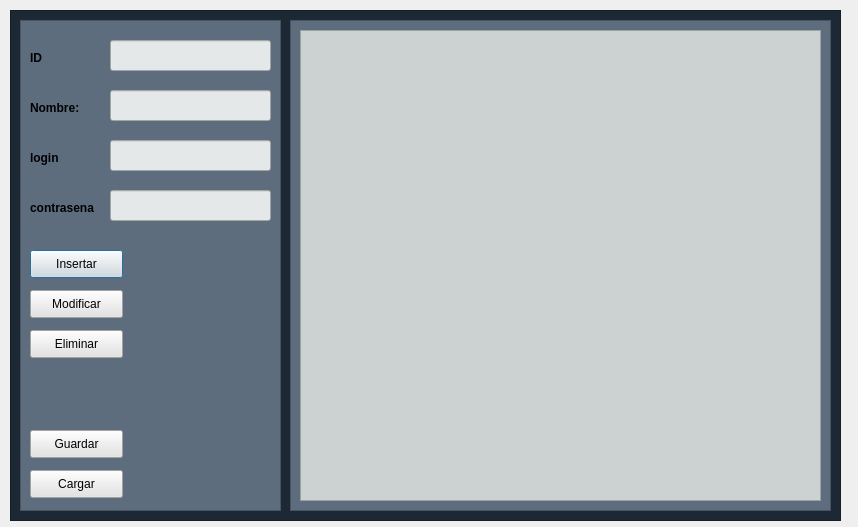
<?xml version="1.0" encoding="UTF-8"?>
<ui version="4.0">
 <class>Dialog</class>
 <widget class="QDialog" name="Dialog">
  <property name="geometry">
   <rect>
    <x>0</x>
    <y>0</y>
    <width>858</width>
    <height>527</height>
   </rect>
  </property>
  <property name="windowTitle">
   <string>Dialog</string>
  </property>
  <widget class="QFrame" name="frame">
   <property name="geometry">
    <rect>
     <x>10</x>
     <y>10</y>
     <width>831</width>
     <height>511</height>
    </rect>
   </property>
   <property name="styleSheet">
    <string notr="true">background-color: rgb(28, 40, 51);</string>
   </property>
   <property name="frameShape">
    <enum>QFrame::StyledPanel</enum>
   </property>
   <property name="frameShadow">
    <enum>QFrame::Raised</enum>
   </property>
   <widget class="QFrame" name="frame_2">
    <property name="geometry">
     <rect>
      <x>10</x>
      <y>10</y>
      <width>261</width>
      <height>491</height>
     </rect>
    </property>
    <property name="styleSheet">
     <string notr="true">QFrame{
	
	background-color: rgb(93, 109, 126 );
	
}

QLabel{
	background-color: rgb(93,109,126);
	
	border: 0px solid black;
	font-weight: bold;
}
QLineEdit{
	background-color: rgb(229, 232, 232);
}
QPushButton{
background-color:white;
border-top-left-radus: 20px;
border-bottom-left-radus: 20px;
color: black;
font: 77 10pt &quot;Arial Black&quot;;
}
QPushButton:hover{
	background-color: rgb(171, 178, 185);
font: 87 12pt &quot;Arial Black&quot;;

}
</string>
    </property>
    <property name="frameShape">
     <enum>QFrame::StyledPanel</enum>
    </property>
    <property name="frameShadow">
     <enum>QFrame::Raised</enum>
    </property>
    <widget class="QLabel" name="label">
     <property name="geometry">
      <rect>
       <x>10</x>
       <y>30</y>
       <width>55</width>
       <height>16</height>
      </rect>
     </property>
     <property name="text">
      <string>ID</string>
     </property>
    </widget>
    <widget class="QLabel" name="label_2">
     <property name="geometry">
      <rect>
       <x>10</x>
       <y>80</y>
       <width>55</width>
       <height>16</height>
      </rect>
     </property>
     <property name="text">
      <string>Nombre:</string>
     </property>
    </widget>
    <widget class="QLabel" name="label_3">
     <property name="geometry">
      <rect>
       <x>10</x>
       <y>130</y>
       <width>71</width>
       <height>16</height>
      </rect>
     </property>
     <property name="text">
      <string>login</string>
     </property>
    </widget>
    <widget class="QLabel" name="label_4">
     <property name="geometry">
      <rect>
       <x>10</x>
       <y>180</y>
       <width>71</width>
       <height>16</height>
      </rect>
     </property>
     <property name="text">
      <string>contrasena</string>
     </property>
    </widget>
    <widget class="QPushButton" name="pushButtonInsertaru">
     <property name="geometry">
      <rect>
       <x>10</x>
       <y>230</y>
       <width>93</width>
       <height>28</height>
      </rect>
     </property>
     <property name="styleSheet">
      <string notr="true">background-color: rgb(227, 227, 227);</string>
     </property>
     <property name="text">
      <string>Insertar</string>
     </property>
    </widget>
    <widget class="QPushButton" name="pushButtonEliminaru">
     <property name="geometry">
      <rect>
       <x>10</x>
       <y>310</y>
       <width>93</width>
       <height>28</height>
      </rect>
     </property>
     <property name="styleSheet">
      <string notr="true">background-color: rgb(227, 227, 227);</string>
     </property>
     <property name="text">
      <string>Eliminar</string>
     </property>
    </widget>
    <widget class="QPushButton" name="pushButtonActualizaru">
     <property name="geometry">
      <rect>
       <x>10</x>
       <y>270</y>
       <width>93</width>
       <height>28</height>
      </rect>
     </property>
     <property name="styleSheet">
      <string notr="true">background-color: rgb(227, 227, 227);</string>
     </property>
     <property name="text">
      <string>Modificar</string>
     </property>
    </widget>
    <widget class="QLineEdit" name="lineEditIdu">
     <property name="geometry">
      <rect>
       <x>90</x>
       <y>20</y>
       <width>161</width>
       <height>31</height>
      </rect>
     </property>
    </widget>
    <widget class="QLineEdit" name="lineEditNomu">
     <property name="geometry">
      <rect>
       <x>90</x>
       <y>70</y>
       <width>161</width>
       <height>31</height>
      </rect>
     </property>
    </widget>
    <widget class="QLineEdit" name="lineEditLogin">
     <property name="geometry">
      <rect>
       <x>90</x>
       <y>120</y>
       <width>161</width>
       <height>31</height>
      </rect>
     </property>
    </widget>
    <widget class="QLineEdit" name="lineEditContra">
     <property name="geometry">
      <rect>
       <x>90</x>
       <y>170</y>
       <width>161</width>
       <height>31</height>
      </rect>
     </property>
    </widget>
    <widget class="QPushButton" name="pushButtonGuardarU">
     <property name="geometry">
      <rect>
       <x>10</x>
       <y>410</y>
       <width>93</width>
       <height>28</height>
      </rect>
     </property>
     <property name="styleSheet">
      <string notr="true">background-color: rgb(227, 227, 227);</string>
     </property>
     <property name="text">
      <string>Guardar</string>
     </property>
    </widget>
    <widget class="QPushButton" name="pushButtonCargarU">
     <property name="geometry">
      <rect>
       <x>10</x>
       <y>450</y>
       <width>93</width>
       <height>28</height>
      </rect>
     </property>
     <property name="styleSheet">
      <string notr="true">background-color: rgb(227, 227, 227);</string>
     </property>
     <property name="text">
      <string>Cargar</string>
     </property>
    </widget>
   </widget>
   <widget class="QFrame" name="frame_3">
    <property name="geometry">
     <rect>
      <x>280</x>
      <y>10</y>
      <width>541</width>
      <height>491</height>
     </rect>
    </property>
    <property name="styleSheet">
     <string notr="true">background-color: rgb(93, 109, 126 );</string>
    </property>
    <property name="frameShape">
     <enum>QFrame::StyledPanel</enum>
    </property>
    <property name="frameShadow">
     <enum>QFrame::Raised</enum>
    </property>
    <widget class="QTableWidget" name="tableWidgetUsu">
     <property name="geometry">
      <rect>
       <x>10</x>
       <y>10</y>
       <width>521</width>
       <height>471</height>
      </rect>
     </property>
     <property name="styleSheet">
      <string notr="true">background-color: rgb(204, 209, 209 );</string>
     </property>
    </widget>
   </widget>
  </widget>
 </widget>
 <resources/>
 <connections/>
</ui>
